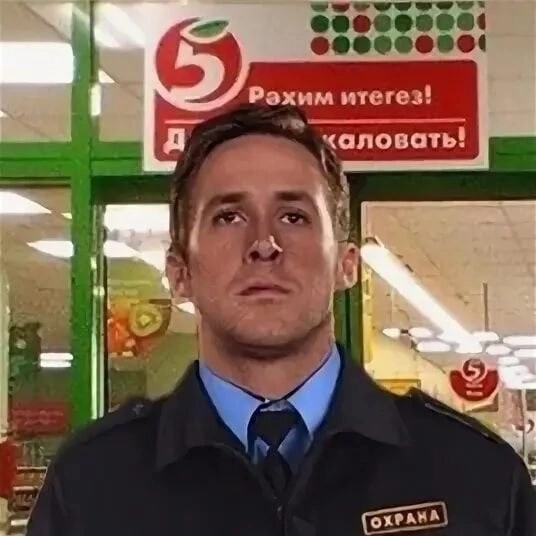
#> input picture inform/dop/1/гослинг.jpg, 536 x 536 px, found by its file name
$ python a.py
#> lines starting #> are read from the running program, lines starting #| are printed output that depends on the picture
import cv2 as cv
import numpy as np
img = cv.imread("гослинг.jpg")
#> img is the input picture: shape (536, 536, 3); mean B, G, R 81.7, 99.8, 123.9

img2 = np.zeros(img.shape, img.dtype)

x1, y1, x2, y2 = 0, 0, 500, 500

img2 = np.zeros([x2 - x1, y2 - y1, img.shape[2]], img.dtype)

for i in range(x1, x2):
    for j in range(y1, y2):
        for k in range(img.shape[2]):
            img2[i - x1, j - y1, k] = img[i, j, k]
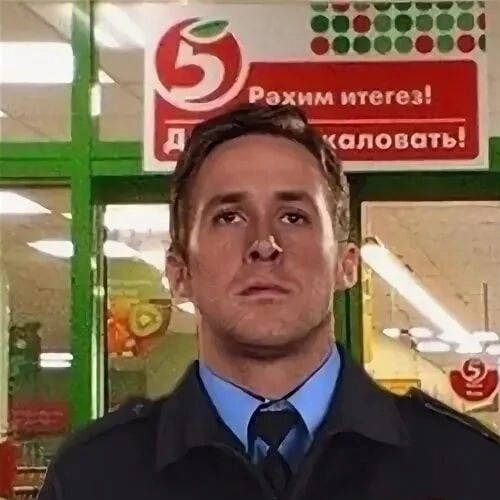
#> img2: shape (500, 500, 3); mean B, G, R 82.6, 101.8, 127.8

cv.namedWindow("1283286754", cv.WINDOW_NORMAL)
cv.imshow("1283286754", img2)
cv.waitKey(0)
